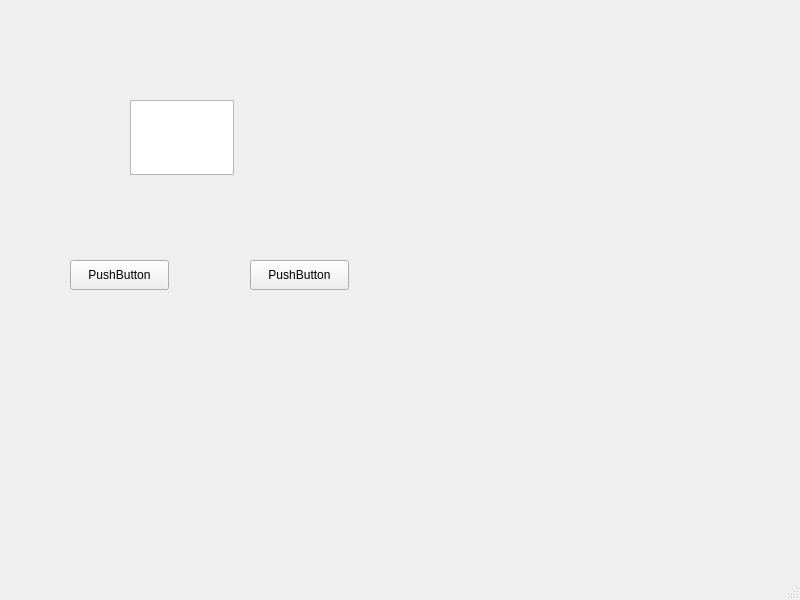
<?xml version="1.0" encoding="UTF-8"?>
<ui version="4.0">
 <class>MainWindow</class>
 <widget class="QMainWindow" name="MainWindow">
  <property name="geometry">
   <rect>
    <x>0</x>
    <y>0</y>
    <width>800</width>
    <height>600</height>
   </rect>
  </property>
  <property name="windowTitle">
   <string>MainWindow</string>
  </property>
  <widget class="QWidget" name="centralwidget">
   <widget class="QPushButton" name="pushButton">
    <property name="geometry">
     <rect>
      <x>70</x>
      <y>260</y>
      <width>99</width>
      <height>30</height>
     </rect>
    </property>
    <property name="text">
     <string>PushButton</string>
    </property>
   </widget>
   <widget class="QPushButton" name="pushButton_2">
    <property name="geometry">
     <rect>
      <x>250</x>
      <y>260</y>
      <width>99</width>
      <height>30</height>
     </rect>
    </property>
    <property name="text">
     <string>PushButton</string>
    </property>
   </widget>
   <widget class="QTextEdit" name="textEdit">
    <property name="geometry">
     <rect>
      <x>130</x>
      <y>100</y>
      <width>104</width>
      <height>75</height>
     </rect>
    </property>
   </widget>
  </widget>
  <widget class="QMenuBar" name="menubar">
   <property name="geometry">
    <rect>
     <x>0</x>
     <y>0</y>
     <width>800</width>
     <height>28</height>
    </rect>
   </property>
  </widget>
  <widget class="QStatusBar" name="statusbar"/>
 </widget>
 <resources/>
 <connections/>
</ui>
